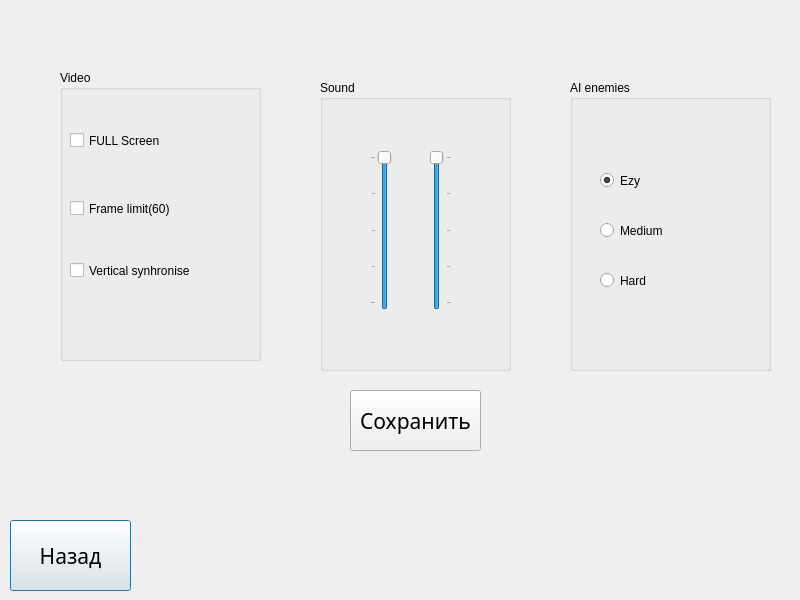
<?xml version="1.0" encoding="UTF-8"?>
<ui version="4.0">
 <class>Setting</class>
 <widget class="QDialog" name="Setting">
  <property name="geometry">
   <rect>
    <x>0</x>
    <y>0</y>
    <width>800</width>
    <height>600</height>
   </rect>
  </property>
  <property name="minimumSize">
   <size>
    <width>800</width>
    <height>600</height>
   </size>
  </property>
  <property name="maximumSize">
   <size>
    <width>800</width>
    <height>600</height>
   </size>
  </property>
  <property name="windowTitle">
   <string>Platformer</string>
  </property>
  <widget class="QPushButton" name="pushButton">
   <property name="geometry">
    <rect>
     <x>10</x>
     <y>520</y>
     <width>121</width>
     <height>71</height>
    </rect>
   </property>
   <property name="font">
    <font>
     <family>Microsoft YaHei</family>
     <pointsize>16</pointsize>
    </font>
   </property>
   <property name="text">
    <string>Назад</string>
   </property>
  </widget>
  <widget class="QGroupBox" name="groupBox">
   <property name="geometry">
    <rect>
     <x>60</x>
     <y>70</y>
     <width>201</width>
     <height>291</height>
    </rect>
   </property>
   <property name="title">
    <string>Video</string>
   </property>
   <widget class="QCheckBox" name="videoset">
    <property name="geometry">
     <rect>
      <x>10</x>
      <y>50</y>
      <width>161</width>
      <height>41</height>
     </rect>
    </property>
    <property name="text">
     <string>FULL Screen</string>
    </property>
    <property name="tristate">
     <bool>false</bool>
    </property>
   </widget>
   <widget class="QCheckBox" name="vidoset2">
    <property name="geometry">
     <rect>
      <x>10</x>
      <y>130</y>
      <width>141</width>
      <height>17</height>
     </rect>
    </property>
    <property name="text">
     <string>Frame limit(60)</string>
    </property>
   </widget>
   <widget class="QCheckBox" name="vidoset3">
    <property name="geometry">
     <rect>
      <x>10</x>
      <y>180</y>
      <width>121</width>
      <height>41</height>
     </rect>
    </property>
    <property name="text">
     <string>Vertical synhronise</string>
    </property>
   </widget>
  </widget>
  <widget class="QGroupBox" name="groupBox_2">
   <property name="geometry">
    <rect>
     <x>320</x>
     <y>80</y>
     <width>191</width>
     <height>291</height>
    </rect>
   </property>
   <property name="title">
    <string>Sound</string>
   </property>
   <widget class="QSlider" name="musicset">
    <property name="geometry">
     <rect>
      <x>50</x>
      <y>70</y>
      <width>22</width>
      <height>160</height>
     </rect>
    </property>
    <property name="maximum">
     <number>100</number>
    </property>
    <property name="singleStep">
     <number>25</number>
    </property>
    <property name="value">
     <number>100</number>
    </property>
    <property name="orientation">
     <enum>Qt::Vertical</enum>
    </property>
    <property name="tickPosition">
     <enum>QSlider::TicksAbove</enum>
    </property>
   </widget>
   <widget class="QSlider" name="soundset">
    <property name="geometry">
     <rect>
      <x>110</x>
      <y>70</y>
      <width>22</width>
      <height>160</height>
     </rect>
    </property>
    <property name="maximum">
     <number>100</number>
    </property>
    <property name="singleStep">
     <number>25</number>
    </property>
    <property name="pageStep">
     <number>10</number>
    </property>
    <property name="value">
     <number>100</number>
    </property>
    <property name="sliderPosition">
     <number>100</number>
    </property>
    <property name="orientation">
     <enum>Qt::Vertical</enum>
    </property>
    <property name="invertedAppearance">
     <bool>false</bool>
    </property>
    <property name="invertedControls">
     <bool>false</bool>
    </property>
    <property name="tickPosition">
     <enum>QSlider::TicksBelow</enum>
    </property>
    <property name="tickInterval">
     <number>0</number>
    </property>
   </widget>
  </widget>
  <widget class="QGroupBox" name="groupBox_3">
   <property name="geometry">
    <rect>
     <x>570</x>
     <y>80</y>
     <width>201</width>
     <height>291</height>
    </rect>
   </property>
   <property name="title">
    <string>AI enemies</string>
   </property>
   <widget class="QRadioButton" name="ai">
    <property name="geometry">
     <rect>
      <x>30</x>
      <y>80</y>
      <width>111</width>
      <height>41</height>
     </rect>
    </property>
    <property name="text">
     <string>Ezy</string>
    </property>
    <property name="checked">
     <bool>true</bool>
    </property>
   </widget>
   <widget class="QRadioButton" name="ai_2">
    <property name="geometry">
     <rect>
      <x>30</x>
      <y>130</y>
      <width>111</width>
      <height>41</height>
     </rect>
    </property>
    <property name="text">
     <string>Medium</string>
    </property>
    <property name="checked">
     <bool>false</bool>
    </property>
   </widget>
   <widget class="QRadioButton" name="ai_3">
    <property name="geometry">
     <rect>
      <x>30</x>
      <y>180</y>
      <width>111</width>
      <height>41</height>
     </rect>
    </property>
    <property name="text">
     <string>Hard</string>
    </property>
   </widget>
  </widget>
  <widget class="QPushButton" name="pushButton_2">
   <property name="geometry">
    <rect>
     <x>350</x>
     <y>390</y>
     <width>131</width>
     <height>61</height>
    </rect>
   </property>
   <property name="font">
    <font>
     <family>Microsoft YaHei</family>
     <pointsize>16</pointsize>
    </font>
   </property>
   <property name="text">
    <string>Сохранить</string>
   </property>
  </widget>
 </widget>
 <resources/>
 <connections/>
</ui>
